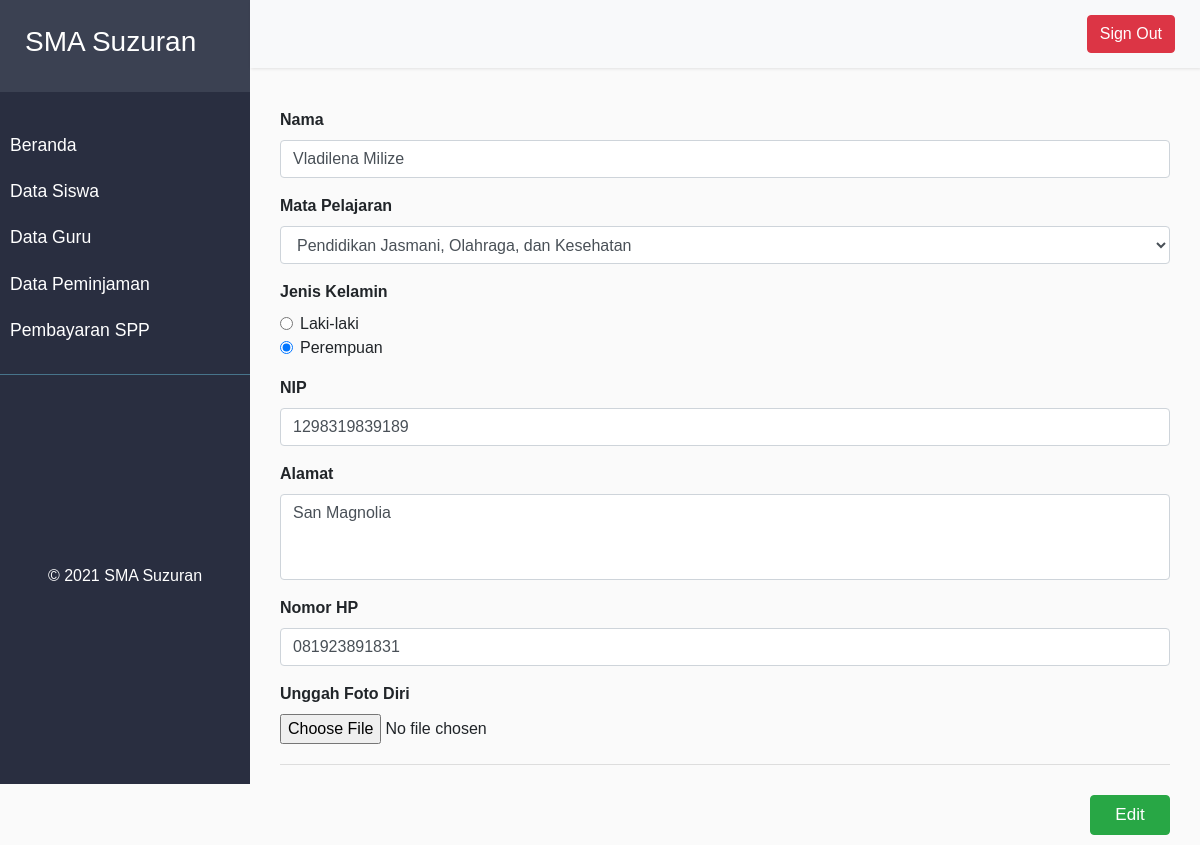
The app's page /form-edit-guru.php?id_guru=1 (signed in) with its own data.
### tables this page shows
CREATE TABLE `guru` (
  `id_guru` int(11) NOT NULL,
  `fotodiri` varchar(255) NOT NULL,
  `nama` varchar(255) NOT NULL,
  `mata_pelajaran` varchar(100) NOT NULL,
  `jenis_kelamin` varchar(15) NOT NULL,
  `nip` varchar(20) NOT NULL,
  `alamat` varchar(100) NOT NULL,
  `nomor_hp` varchar(15) NOT NULL
);

### form-edit-guru.php (the view, shortened to what this page needs)
<?php
    include("config.php");
    $id = $_GET['id_guru'];
    $sql = "SELECT * FROM guru WHERE id_guru=$id";
    $query = mysqli_query($db, $sql);
    $guru = mysqli_fetch_assoc($query);
?>
<!DOCTYPE html>
<html lang="en">
<head>
    <link rel="stylesheet" href="https://maxcdn.bootstrapcdn.com/bootstrap/4.0.0/css/bootstrap.min.css">
</head>
<body>
    <div class="wrapper">
        <nav id="sidebar">
            <div class="sidebar-header">
                <h3>SMA Suzuran</h3>
            </div>
            <ul class="list-unstyled components">
                <li class="<?php if(basename($_SERVER['SCRIPT_NAME']) == 'dashboard.php'){echo 'active'; }else { echo ''; } ?>">
                    <a href="dashboard.php">Beranda</a>
                </li>
                <li class="<?php if(basename($_SERVER['SCRIPT_NAME']) == 'list-siswa.php'){echo 'active'; }else { echo ''; } ?>">
                    <a href="list-siswa.php">Data Siswa</a>
                </li>
                <li class="<?php if(basename($_SERVER['SCRIPT_NAME']) == 'list-guru.php'){echo 'active'; }else { echo ''; } ?>">
                    <a href="list-guru.php">Data Guru</a>
                </li>
                <li class="<?php if(basename($_SERVER['SCRIPT_NAME']) == 'list-orangtua.php'){echo 'active'; }else { echo ''; } ?>">
                    <a href="list-peminjaman.php">Data Peminjaman</a>
                </li>
                <li class="<?php if(basename($_SERVER['SCRIPT_NAME']) == 'list-pembayaran.php'){echo 'active'; }else { echo ''; } ?>">
                    <a href="#">Pembayaran SPP</a>
                </li>
            </ul>
            <ul class="list-unstyled CTAs">
                <h6>© 2021 SMA Suzuran</h6>
            </ul>
        </nav>
        <div id="content">
            <nav class="navbar navbar-expand-lg navbar-light bg-light">
                <div class="container-fluid">
                    <div class="collapse navbar-collapse" id="navbarSupportedContent">
                        <ul class="nav navbar-nav ml-auto">
                            <li class="nav-item active">
                                <a class="btn btn-danger text-white" href="logout.php">Sign Out</a>
                            </li>
                        </ul>
                    </div>
                </div>
            </nav>
            <div style="margin: 0 30px">
                <form action="proses_edit.php" method="POST" enctype="multipart/form-data">
                    <div class="row">
                        <div class="col-sm-12">
                            <div class="form-group">
                                <label class="font-weight-bold">Nama</label>
                                <input class="form-control" type="text" name="nama" value="<?php echo $guru['nama'] ?>" placeholder="Masukkan nama lengkap" required>
                            </div>
                            <div class="form-group">
                                <?php $mata_pelajaran = $guru['mata_pelajaran']; ?>
                                <label class="font-weight-bold">Mata Pelajaran</label>
                                <select name="mata_pelajaran" id="mata_pelajaran" class="form-control">
                                    <option <?php echo ($mata_pelajaran == 'Pendidikan Jasmani, Olahraga, dan Kesehatan') ? "selected": "" ?>>Pendidikan Jasmani, Olahraga, dan Kesehatan</option>
                                </select>
                            </div>
                            <div class="form-group">
                                <?php $gender = $guru['jenis_kelamin']; ?>
                                <label class="font-weight-bold">Jenis Kelamin</label>
                                <div class="form-check">
                                    <input class="form-check-input" type="radio" name="jenis_kelamin" id="jenis_kelamin" value="Laki-laki" <?php echo ($gender == 'Laki-laki') ? "checked": "" ?>>
                                    <label class="form-check-label" for="jenis_kelamin">
                                        Laki-laki
                                    </label>
                                </div>
                                <div class="form-check">
                                    <input class="form-check-input" type="radio" name="jenis_kelamin" id="jenis_kelamin" value="Perempuan" <?php echo ($gender == 'Perempuan') ? "checked": "" ?>>
                                    <label class="form-check-label" for="jenis_kelamin">
                                        Perempuan
                                    </label>
                                </div>
                            </div>
                            <div class="form-group">
                                <label class="font-weight-bold">NIP</label>
                                <input class="form-control" type="text" name="nip" value="<?php echo $guru['nip'] ?>" placeholder="Masukkan NIP" required>
                            </div>
                            <div class="form-group">
                                <label class="font-weight-bold">Alamat</label>
                                <textarea class="form-control" name="alamat" id="alamat" rows="3" placeholder="Masukkan alamat" required><?php echo $guru['alamat'] ?></textarea>
                            </div>
                            <div class="form-group">
                                <label class="font-weight-bold">Nomor HP</label>
                                <input class="form-control" type="text" name="nomor_hp" value="<?php echo $guru['nomor_hp'] ?>" placeholder="Masukkan nomor HP" required>
                            </div>
                            <div class="form-group">
                                <label class="font-weight-bold">Unggah Foto Diri</label>
                                <input type="file" class="form-control-file" id="fotodiri" name="fotodiri">
                            </div>
                            <div class="line"></div>
                            <button style="float: right;" class="btn btn-success submit" type="submit" name="edit_guru" value="edit_guru">Edit</button>
                        </div>
                    </div>
                </form>
            </div>
        </div>
    </div>
</body>
</html>

### form-edit-guru.php (style rules this page uses)
.submit { width: 80px; margin: 10px 0; font-size: 17px; }
body { font-family: 'Montserrat', sans-serif; background: #FAFAFA; }
a, a:hover, a:focus { color: inherit; text-decoration: none; transition: all 0.3s; }
.navbar { padding: 15px 10px; background: #FFF; border: none; border-radius: 0; margin-bottom: 40px; box-shadow: 1px 1px 3px rgba(0, 0, 0, 0.1); }
.line { width: 100%; height: 1px; border-bottom: 1px solid #DDD; margin: 20px 0; }
.wrapper { display: flex; width: 100%; align-items: stretch; position: relative; }
#sidebar { min-width: 250px; max-width: 250px; background: #292E40; color: #FFF; transition: all 0.3s; position: fixed; }
#sidebar .sidebar-header { padding: 25px; background: #3B4152; margin-bottom: 10px; }
#sidebar ul.components { padding: 20px 0; border-bottom: 1px solid #47748B; }
#sidebar ul li a { padding: 10px; font-size: 1.1em; display: block; }
ul.CTAs { padding: 175px 0px; text-align: center; }
#content { width: 100%; padding-left: 250px; min-height: 100vh; transition: all 0.3s; }
textarea { resize: none; }

### records on screen
guru: nama "Vladilena Milize", mata_pelajaran "Pendidikan Jasmani, Olahraga, dan Kesehatan", jenis_kelamin "☐ Laki-laki", jenis_kelamin "☑", nip "1298319839189", alamat "San Magnolia", nomor_hp "081923891831"
